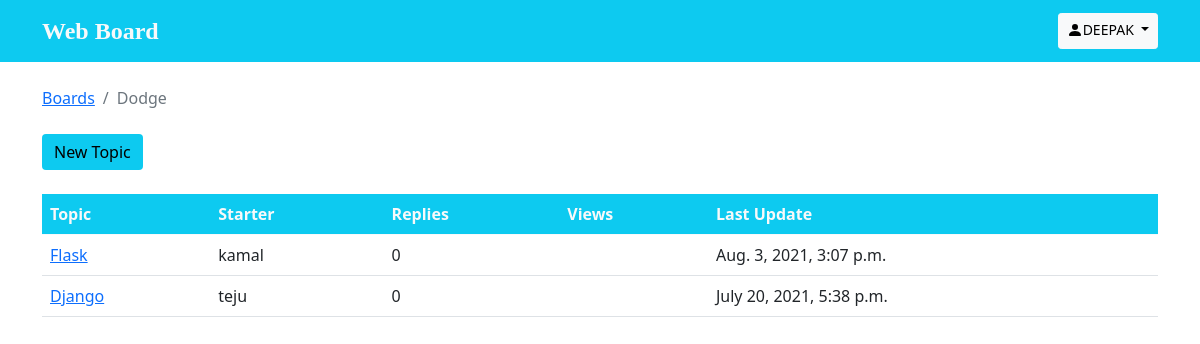
/Dodge/ (signed in), run on the app's committed database.
### boards/models.py (models this page shows, shortened)
class Board(models.Model):
    name = models.CharField(max_length=99, unique=True)
    description = models.CharField(max_length=200)

class Topic(models.Model):
    subject = models.CharField(max_length=99)
    created_at = models.DateTimeField(auto_now_add=True)
    board = models.ForeignKey(Board, on_delete=models.CASCADE, related_name='topics')
    starter = models.ForeignKey(User, on_delete= models.CASCADE, related_name='topics')
    message = models.TextField(max_length=250)

### boards/views.py (the view)
# urls.py: url(r'^(?P<board_name>[\w\-\ ]+)add/$', views.submit_form, name='add-topic'),
def topic(request, board_name):
    topic_list = Topic.objects.filter(board__name = board_name).order_by('-created_at')
    topic_form = TopicForm()
    ctx = {'topics': topic_list, 'login_form':loginform, 'signup_form': signupform, 'topic_form':topic_form}
    return render(request, 'topic.html', ctx)

### boards/templatetags/custom_tags.py (called while the page is built)
def remove_slash(url):
    if 'add' in url:
        return url.replace('/add/','').replace('/','')
    return url.replace('/','')

### templates/topic.html (shortened to what this page needs)
{% extends 'base.html' %}
{% load custom_tags %}
{% block content %}
<div class="container my-3">
  <ol class="breadcrumb my-4">
      <li class="breadcrumb-item">  <a href="{% url 'boards:home' %}">Boards</a></li>
    <li class="breadcrumb-item active">{{ request.path|remove_slash  }}</li>
  </ol>
  {% if user.is_authenticated %}
  <button type="button" class="btn btn-info border-0" data-bs-toggle="modal" data-bs-target="#newtopic" >New Topic</button>
  {% else %}
  <button type="button"  data-bs-toggle="modal" data-bs-target="#login"  class="btn btn-info mb-3 ml-4 border-0">New Topic</button>
  {% endif %}
  <table class="table mt-4">
    <thead class="thead-inverse bg-info text-light">
      <tr>
        <th>Topic</th>
        <th>Starter</th>
        <th>Replies</th>
        <th>Views</th>
        <th>Last Update</th>
      </tr>
    </thead>
    <tbody>
      {% for topic in topics %}
      <tr>
        <td>
          <a href="{% url 'boards:topic-post' topic.board.name topic.subject topic.pk %}">
            {{ topic.subject }}
          </a>
        </td>
        <td class="align-middle">{{ topic.starter.username }}</td>
        <td class="align-middle">0</td>
        <td></td>
        <td>{{ topic.created_at}}</td>
      </tr>
      {% endfor %}
    </tbody>
  </table>
  </div>
{% endblock %}

### templates/header.html (shortened to what this page needs)
<nav class="navbar navbar-light bg-info text-light p-2">
    <div class="container">
      <a class="navbar-brand text-light" href="{% url 'boards:home'%}" style="font-family: papyrus;  font-weight: bolder; font-size: 1.5rem;">Web Board</a>
    <div>
    {% if  user.is_authenticated %}
    <div class="btn-group">
      <button class="btn btn-light btn-sm dropdown-toggle" type="button" id="dropdownMenuClickableOutside" data-bs-toggle="dropdown" data-bs-auto-close="inside" aria-expanded="false">
        <svg xmlns="http://www.w3.org/2000/svg" width="16" height="18" fill="currentColor" class="bi bi-person-fill mb-2" viewBox="0 0 16 10">
          <path d="M3 14s-1 0-1-1 1-4 6-4 6 3 6 4-1 1-1 1H3zm5-6a3 3 0 1 0 0-6 3 3 0 0 0 0 6z"/>
        </svg>{{ request.user|upper}}
      </button>
    </div>
      {% else%}
      <btn class="btn bg-secondary btn-sm px-3 mx-2 text-decoration-none text-light" data-bs-toggle="modal"
      data-bs-target="#login">Log In</btn>
     <btn class="btn bg-primary btn-sm px-3 text-decoration-none text-light" data-bs-toggle="modal"
      data-bs-target="#signup">Sign Up</btn>
    {% endif%}
      </div>
    </div>
  </nav>

### data on the page
Board: path|remove_slash "Dodge"
Topic: subject "Flask", starter.username "kamal", created_at "Aug. 3, 2021, 3:07 p.m."
Topic: subject "Django", starter.username "teju", created_at "July 20, 2021, 5:38 p.m."

### other printed values
{{ request.user|upper }} "DEEPAK"
